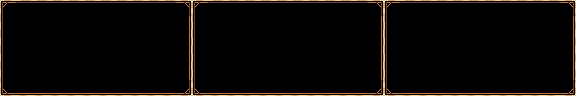

A level layout from a 2D game, rendered from its tile map. Below: a short description, then the map file with its tile-grid data intact:
An orthogonal 36x6 tile map with 16x16 px tiles, 1 tile layer (Status).

<map version="1.5" tiledversion="1.7.0" orientation="orthogonal" renderorder="right-down" width="36" height="6" tilewidth="16" tileheight="16" infinite="0" nextlayerid="10" nextobjectid="1">
 <editorsettings>
  <export target="status.json" format="json" />
 </editorsettings>
 <tileset firstgid="1" name="UI_atlas" tilewidth="16" tileheight="16" tilecount="3264" columns="68">
  <image source="../tilesets/UI_atlas.png" width="1088" height="768" />
 </tileset>
 <layer id="7" name="Status" width="36" height="6">
  <data encoding="csv">
1147,1148,1148,1148,1148,1148,1148,1148,1148,1148,1148,1149,1147,1148,1148,1148,1148,1148,1148,1148,1148,1148,1148,1149,1147,1148,1148,1148,1148,1148,1148,1148,1148,1148,1148,1149,
1215,0,0,0,0,0,0,0,0,0,0,1217,1215,0,0,0,0,0,0,0,0,0,0,1217,1215,0,0,0,0,0,0,0,0,0,0,1217,
1215,0,0,0,0,0,0,0,0,0,0,1217,1215,0,0,0,0,0,0,0,0,0,0,1217,1215,0,0,0,0,0,0,0,0,0,0,1217,
1215,0,0,0,0,0,0,0,0,0,0,1217,1215,0,0,0,0,0,0,0,0,0,0,1217,1215,0,0,0,0,0,0,0,0,0,0,1217,
1215,0,0,0,0,0,0,0,0,0,0,1217,1215,0,0,0,0,0,0,0,0,0,0,1217,1215,0,0,0,0,0,0,0,0,0,0,1217,
1283,1284,1284,1284,1284,1284,1284,1284,1284,1284,1284,1285,1283,1284,1284,1284,1284,1284,1284,1284,1284,1284,1284,1285,1283,1284,1284,1284,1284,1284,1284,1284,1284,1284,1284,1285
</data>
 </layer>
</map>
